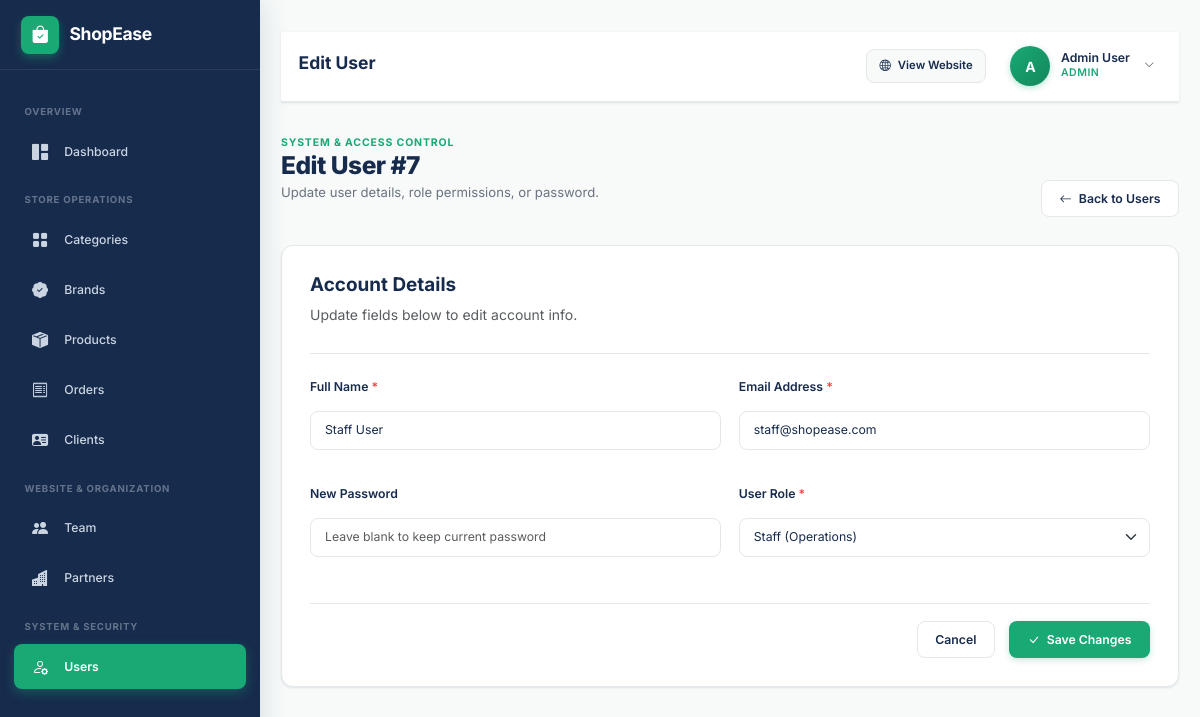
Page /admin/pages/users/edit.php?id=7 (signed in) on the committed database.
### tables this page shows
CREATE TABLE `users` (
  `id` int(10) UNSIGNED NOT NULL,
  `name` varchar(100) NOT NULL,
  `email` varchar(150) NOT NULL,
  `password` varchar(255) NOT NULL,
  `role` enum('Admin','Client','Staff') NOT NULL DEFAULT 'Client',
  `created_at` timestamp NOT NULL DEFAULT current_timestamp()
);

### admin/pages/users/edit.php (the view, shortened to what this page needs)
<?php
include '../../../config/database.php';
$id = (int)($_GET['id'] ?? 0);
$sql = "SELECT * FROM users WHERE id = $id";
$result = mysqli_query($conn, $sql);
$user = mysqli_fetch_assoc($result);
include '../../includes/header.php';
?>
<div class="admin-layout">
    <?php include '../../includes/sidebar.php'; ?>
    <main class="admin-content">
        <?php include '../../includes/navbar.php'; ?>
        <div class="page-header">
            <div>
                <span class="page-eyebrow">SYSTEM & ACCESS CONTROL</span>
                <h1>Edit User #<?= $user['id'] ?></h1>
                <p>Update user details, role permissions, or password.</p>
            </div>
            <div class="page-actions">
                <a href="index.php" class="btn btn-outline">
                    <i class="bi bi-arrow-left"></i>
                    <span>Back to Users</span>
                </a>
            </div>
        </div>
        <div class="form-card">
            <div class="form-header">
                <h2>Account Details</h2>
                <p class="text-muted">Update fields below to edit account info.</p>
            </div>
            <form method="POST">
                <div class="form-grid">
                    <div class="form-group">
                        <label for="name" class="form-label">Full Name <span>*</span></label>
                        <input type="text" id="name" name="name" class="form-control" value="<?= htmlspecialchars($user['name']); ?>" required>
                    </div>
                    <div class="form-group">
                        <label for="email" class="form-label">Email Address <span>*</span></label>
                        <input type="email" id="email" name="email" class="form-control" value="<?= htmlspecialchars($user['email']); ?>" required>
                    </div>
                    <div class="form-group">
                        <label for="password" class="form-label">New Password</label>
                        <input type="password" id="password" name="password" class="form-control" placeholder="Leave blank to keep current password">
                    </div>
                    <div class="form-group">
                        <label for="role" class="form-label">User Role <span>*</span></label>
                        <select id="role" name="role" class="form-select" required>
                            <option value="Staff" <?= $user['role'] === 'Staff' ? 'selected' : '' ?>>Staff (Operations)</option>
                        </select>
                    </div>
                </div>
                <div class="form-actions">
                    <a href="index.php" class="btn btn-outline">Cancel</a>
                    <button type="submit" name="submit" class="btn btn-primary">
                        <i class="bi bi-check-lg"></i>
                        <span>Save Changes</span>
                    </button>
                </div>
            </form>
        </div>
    </main>
</div>
<?php include '../../includes/footer.php'; ?>

### admin/assets/css/admin.css (style rules this page uses)
:root { --primary: #19a974; --primary-dark: #14875d; --primary-light: #43c594; --dark: #172b4d; --dark-hover: #203a66; --background: #f7faf9; --white: #ffffff; --text: #4b5563; --text-muted: #6b7280; --text-dark: #111827; --light-mint: #ddf6ec; --border-color: #e5e7eb; --border-radius-sm: 8px; --border-radius: 12px; --border-radius-lg: 16px; --shadow-sm: 0 1px 3px rgba(23, 43, 77, 0.05), 0 1px 2px rgba(23, 43, 77, 0.06); --shadow-md: 0 4px 12px -2px rgba(23, 43, 77, 0.08), 0 2px 4px -1px rgba(23, 43, 77, 0.04); --shadow-lg: 0 12px 24px -4px rgba(23, 43, 77, 0.12), 0 4px 6px -2px rgba(23, 43, 77, 0.05); --transition: all 0.25s cubic-bezier(0.4, 0, 0.2, 1); --sidebar-width: 260px; --navbar-height: 70px; }
*, *::before, *::after { box-sizing: border-box; margin: 0; padding: 0; }
html, body { height: 100%; font-family: "Inter", system-ui, -apple-system, BlinkMacSystemFont, "Segoe UI", Roboto, sans-serif; background-color: var(--background); color: var(--text); line-height: 1.5; font-size: 14px; overflow-x: hidden; }
a { color: var(--primary); text-decoration: none; transition: var(--transition); }
.admin-layout { display: flex; min-height: 100vh; background-color: var(--background); }
.admin-content { flex: 1; margin-left: var(--sidebar-width); padding: 2.25rem 2.5rem 3rem; min-height: 100vh; transition: var(--transition); max-width: calc(100vw - var(--sidebar-width)); }
.page-header { display: flex; align-items: flex-end; justify-content: space-between; flex-wrap: wrap; gap: 1.25rem; margin-bottom: 2rem; }
.page-eyebrow { font-size: 0.75rem; font-weight: 700; text-transform: uppercase; letter-spacing: 0.08em; color: var(--primary); margin-bottom: 0.25rem; }
.page-header h1 { font-size: 1.75rem; font-weight: 800; color: var(--dark); letter-spacing: -0.02em; margin-bottom: 0.25rem; }
.page-header p { color: var(--text-muted); font-size: 0.9375rem; }
.page-actions { display: flex; align-items: center; gap: 0.75rem; }
.btn, .btn-primary, .btn-secondary, .btn-outline { display: inline-flex; align-items: center; justify-content: center; gap: 0.5rem; padding: 0.625rem 1.25rem; border-radius: var(--border-radius-sm); font-size: 0.875rem; font-weight: 600; cursor: pointer; transition: var(--transition); border: 1px solid transparent; line-height: 1.4; text-decoration: none; }
.btn-primary { background-color: var(--primary); color: var(--white) !important; box-shadow: 0 2px 6px rgba(25, 169, 116, 0.25); }
.btn-outline { background-color: var(--white); color: var(--dark); border-color: var(--border-color); }
.form-card { background: var(--white); border-radius: var(--border-radius); border: 1px solid var(--border-color); box-shadow: var(--shadow-sm); padding: 2rem; max-width: 900px; margin: 0 auto 2rem; }
.form-header { margin-bottom: 1.75rem; padding-bottom: 1rem; border-bottom: 1px solid var(--border-color); }
.form-header h2 { font-size: 1.35rem; font-weight: 700; color: var(--dark); }
.form-grid { display: grid; grid-template-columns: repeat(2, 1fr); gap: 1.25rem; }
.form-group { display: flex; flex-direction: column; gap: 0.5rem; margin-bottom: 1.25rem; }
.form-label { font-size: 0.875rem; font-weight: 600; color: var(--dark); }
.form-label span { color: #ef4444; }
.form-control, .form-select, textarea.form-control { width: 100%; padding: 0.6875rem 1rem; font-size: 0.875rem; font-family: inherit; color: var(--dark); background-color: var(--white); border: 1px solid var(--border-color); border-radius: var(--border-radius-sm); transition: var(--transition); }
.form-actions { display: flex; align-items: center; justify-content: flex-end; gap: 1rem; margin-top: 2rem; padding-top: 1.25rem; border-top: 1px solid var(--border-color); }
main, section, article, form, .admin-content, .admin-navbar, .page-header, .page-actions, .entity-card, .form-card { min-width: 0; }
h1, h2, h3, h4, h5, h6, p, a, span, strong, small, label, td, th { overflow-wrap: anywhere; }
.page-actions { flex-wrap: wrap; }
.form-grid { grid-template-columns: repeat(2, minmax(0, 1fr)); }
@media (max-width: 1200px) { .admin-content { padding-right: 1.5rem; padding-left: 1.5rem; } }

### rows in the picture
users: id "7", name "Staff User", email "staff@shopease.com", role "Staff (Operations)"

### other values in the picture
$pageHeading "Edit User"
substr($_SESSION['admin_name'] ?? 'A', 0, 1) "A"
$_SESSION['admin_name'] "Admin User"
$_SESSION['admin_role'] "ADMIN"
